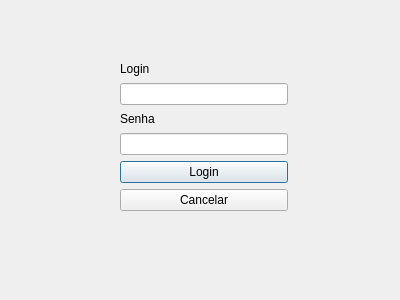
<?xml version="1.0" encoding="UTF-8"?>
<ui version="4.0">
 <class>LoginDialog</class>
 <widget class="QDialog" name="LoginDialog">
  <property name="geometry">
   <rect>
    <x>0</x>
    <y>0</y>
    <width>400</width>
    <height>300</height>
   </rect>
  </property>
  <property name="windowTitle">
   <string>Dialog</string>
  </property>
  <widget class="QWidget" name="layoutWidget">
   <property name="geometry">
    <rect>
     <x>120</x>
     <y>60</y>
     <width>168</width>
     <height>151</height>
    </rect>
   </property>
   <layout class="QVBoxLayout" name="verticalLayout_2">
    <item>
     <layout class="QVBoxLayout" name="verticalLayout">
      <item>
       <widget class="QLabel" name="label">
        <property name="text">
         <string>Login</string>
        </property>
       </widget>
      </item>
      <item>
       <widget class="QLineEdit" name="lineEditUsuario">
        <property name="text">
         <string/>
        </property>
       </widget>
      </item>
      <item>
       <widget class="QLabel" name="label_2">
        <property name="text">
         <string>Senha</string>
        </property>
       </widget>
      </item>
      <item>
       <widget class="QLineEdit" name="lineEditSenha"/>
      </item>
      <item>
       <widget class="QPushButton" name="btnLogin">
        <property name="text">
         <string>Login</string>
        </property>
       </widget>
      </item>
      <item>
       <widget class="QPushButton" name="btnCancelar">
        <property name="text">
         <string>Cancelar</string>
        </property>
       </widget>
      </item>
     </layout>
    </item>
   </layout>
  </widget>
 </widget>
 <resources/>
 <connections/>
</ui>
